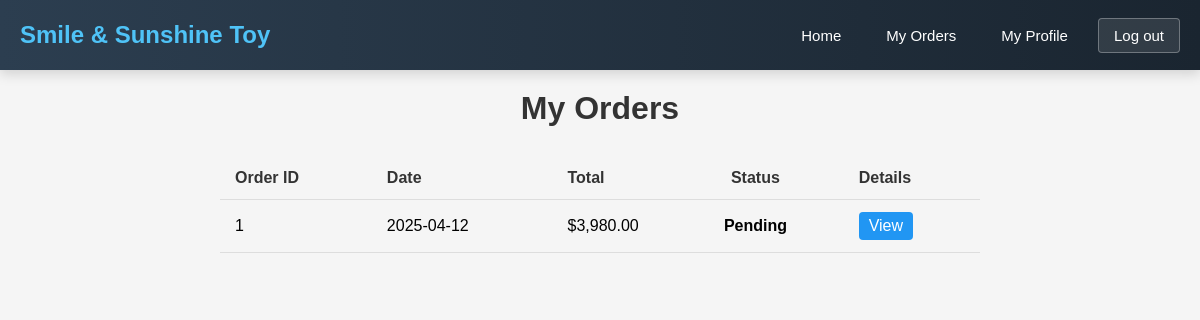
The app's page /sample/customer/MyOrder.php (signed in) with its own data.
### tables this page shows
CREATE TABLE `orders` (
  `oid` int NOT NULL AUTO_INCREMENT,
  `odate` datetime NOT NULL,
  `pid` int NOT NULL,
  `oqty` int NOT NULL,
  `ocost` decimal(20,2) NOT NULL,
  `cid` int NOT NULL,
  `odeliverdate` datetime DEFAULT NULL,
  `ostatus` int NOT NULL,
  PRIMARY KEY (`oid`),
  CONSTRAINT `fk_orders_cid` FOREIGN KEY (`cid`) REFERENCES `customer` (`cid`),
  CONSTRAINT `fk_orders_pid` FOREIGN KEY (`pid`) REFERENCES `product` (`pid`)
);

### sample/customer/MyOrder.php (the view, shortened to what this page needs)
<?php
include '../conn.php';
$statusMap = [
    0 => 'Rejected',
    1 => 'Pending',
    2 => 'Processing',
    3 => 'Completed'
];
?>
    <!DOCTYPE html>
    <html lang="en">
    <head>
        <link rel="stylesheet" href="../CSS/header.css">
        <link rel="stylesheet" href="../CSS/common.css">
        <link rel="stylesheet" href="../CSS/order.css">
    </head>
    <body>
    <header>
        <div class="logo">
            <a href="Index.php">Smile &amp; Sunshine Toy</a>
        </div>
        <div class="user-actions">
            <a href="Index.php">Home</a>
            <a href="MyOrder.php">My Orders</a>
            <a href="Profile.php">My Profile</a>
            <a href="../logout.php" class="logout-btn">Log out</a>
        </div>
    </header>
    <div class="container">
        <h1>My Orders</h1>
        <table>
            <thead>
            <tr>
                <th>Order ID</th>
                <th>Date</th>
                <th>Total</th>
                <th>Status</th>
                <th>Details</th>
            </tr>
            </thead>
            <tbody>
            <?php
            $cid = $_SESSION['customer']['cid'];
            $sql = "SELECT o.oid, o.odate, o.ocost, o.ostatus, p.pname
                    FROM orders o
                    JOIN product p ON o.pid = p.pid
                    WHERE o.cid = $cid
                    ORDER BY o.odate DESC";
            $result = mysqli_query($conn, $sql);
            while ($row = mysqli_fetch_assoc($result)) {
                $status = isset($statusMap[$row['ostatus']]) ? $statusMap[$row['ostatus']] : 'Unknown';
                echo "<tr>
                        <td>{$row['oid']}</td>
                        <td>" . date('Y-m-d', strtotime($row['odate'])) . "</td>
                        <td>$" . number_format($row['ocost'], 2) . "</td>
                        <td class=\"status\">$status</td>
                        <td>
                            <a href=\"OrderDetails_cus.php?oid={$row['oid']}\" class=\"btn-view\">View</a>
                        </td>
                    </tr>";
            }
            ?>
            </tbody>
        </table>
    </div>
    </body>
    </html>

### sample/CSS/header.css (style rules this page uses)
header { display: flex; justify-content: space-between; align-items: center; background: linear-gradient(90deg, #2c3e50, #1a2530); color: white; padding: 0 20px; position: sticky; top: 0; z-index: 1000; box-shadow: 0 4px 12px rgba(0, 0, 0, 0.15); height: 70px; }
.logo { display: flex; align-items: center; }
.logo a { font-size: 24px; font-weight: 700; color: #4fc3f7; text-decoration: none; }
.user-actions { display: flex; gap: 15px; align-items: center; }
.user-actions a { color: white; text-decoration: none; font-size: 15px; font-weight: 500; padding: 8px 15px; border-radius: 4px; transition: background 0.3s; }
.logout-btn { background: rgba(255, 255, 255, 0.1); border: 1px solid rgba(255, 255, 255, 0.3); }

### sample/CSS/common.css (style rules this page uses)
* { margin: 0; padding: 0; box-sizing: border-box; font-family: Arial, sans-serif; }
body { background-color: #f5f5f5; }
.container { max-width: 800px; margin: 0 auto; padding: 20px; }
h1 { text-align: center; margin-bottom: 30px; color: #333; }

### sample/CSS/order.css (style rules this page uses)
table { width: 100%; border-collapse: collapse; margin-bottom: 20px; }
table th, table td { padding: 12px 15px; text-align: left; border-bottom: 1px solid #ddd; }
table th { background-color: #f5f5f5; font-weight: bold; color: #333; }
.btn-view { padding: 5px 10px; background-color: #2196F3; color: white; border: none; border-radius: 4px; text-decoration: none; display: inline-block; }
.status { padding: 4px 8px; border-radius: 4px; font-weight: bold; text-transform: capitalize; }

### records on screen
orders: oid "1", odate "2025-04-12", ocost "3,980.00", ostatus "Pending"
